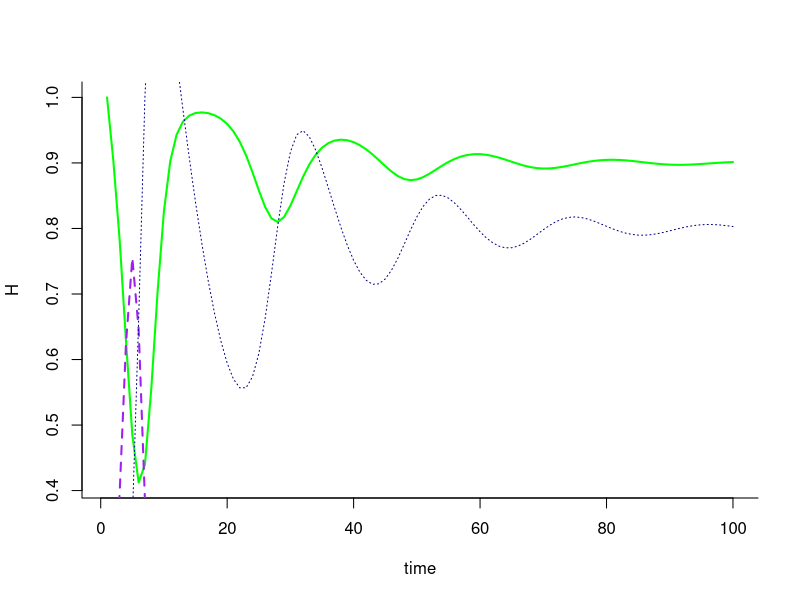
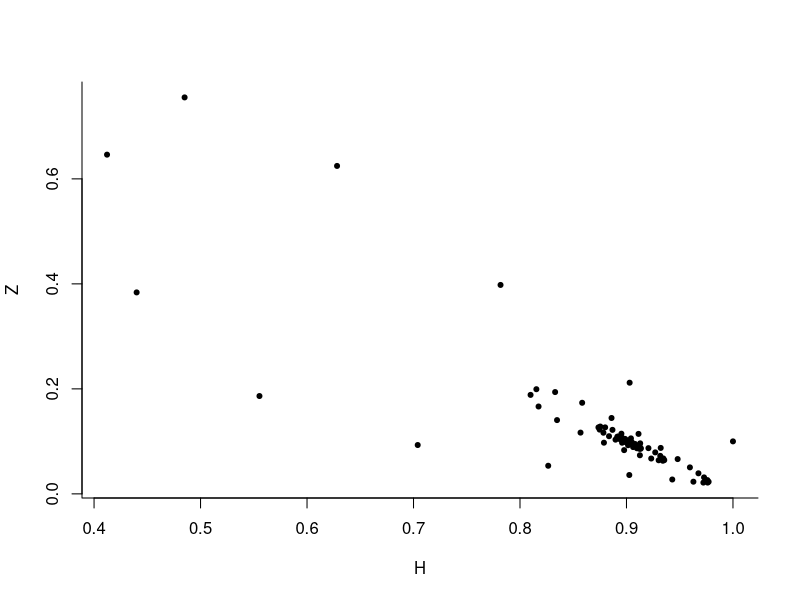

Here is the R script that generated these plots, in order:
library (deSolve)
## Function for pred-prey-parasite
pred.prey <- function (t, y, p) {
  H <- y [1]
  Z <- y [2]
  P <- y [3]
  with(as.list(p), {
    dH.dt <- r * H * (1 - H / K) - b * H * Z
    dZ.dt <- c * H * Z - m * Z - d * Z * P
    dP.dt <- e * Z * P - n * P
    return(list(c(dH.dt, dZ.dt, dP.dt)))
  })
}
## Specify the parameters and initial conditions
p <- c('r' = 1,
       'b' = 1,
       'c' = 1,
       'K' = 1,
       'm' = 0.1,
       'd' = 1,
       'e' = 1,
       'n' = 0.1)
y0 <- c('H' = 1, 'Z' = 0.1, 'P' = 0.1)
t <- 1:100

## Simulate
sim <- ode(y = y0, times = t, func = pred.prey, parms = p, method = 'lsoda')
sim <- as.data.frame(sim)

## Plot Time Series
plot(H ~ time, data = sim, type = 'l', col = 'green', bty = 'l', lwd = 2)
points(Z ~ time, data = sim, type = 'l', col = 'purple', lty = 2, lwd = 2)
points(P ~ time, data = sim, type = 'l', col = 'darkblue', lty = 3, lwd = 1)

## Plot Phase Space and Attractor
plot(Z ~ H, data = sim, type = 'p', bty = 'l', pch = 20)
